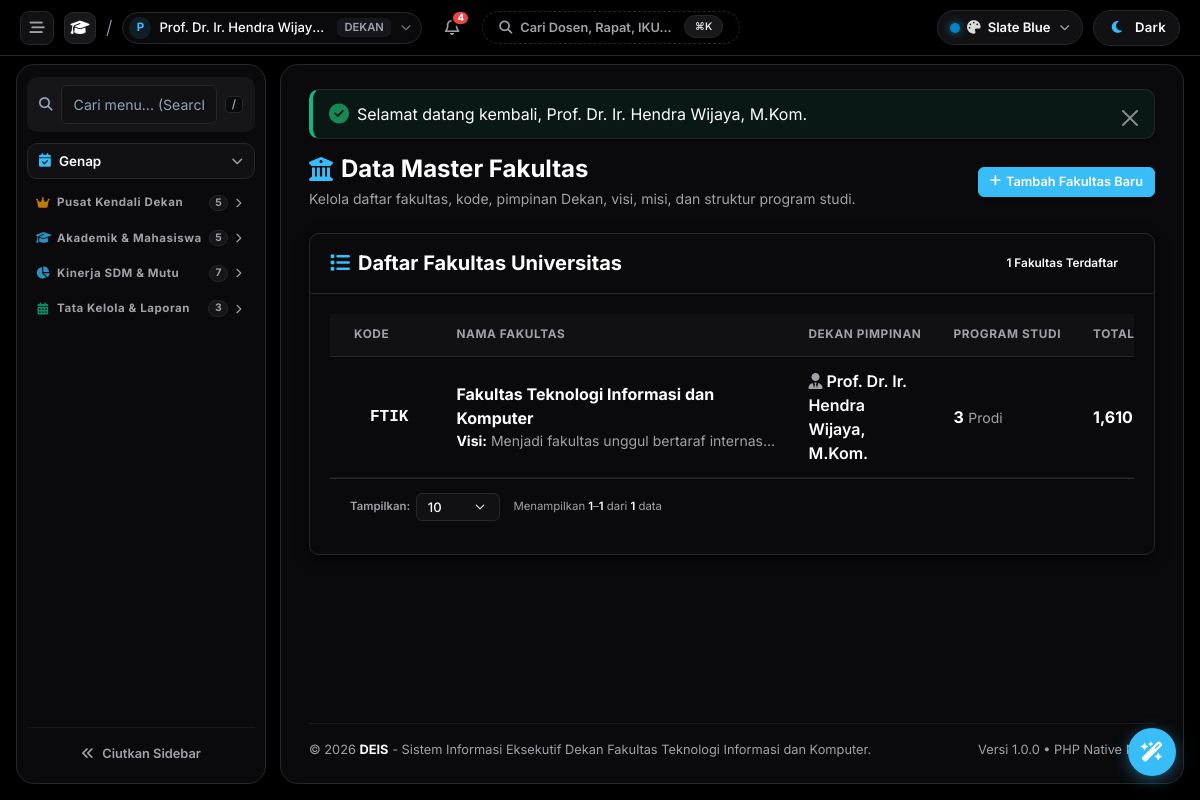
The app's page /master/faculties (signed in) with its own data.
### tables this page shows
CREATE TABLE `academic_years` (
  `id` int(11) NOT NULL AUTO_INCREMENT,
  `name` varchar(30) NOT NULL,
  `semester` enum('Ganjil','Genap') NOT NULL,
  `is_active` tinyint(1) DEFAULT 0,
  `start_date` date NOT NULL,
  `end_date` date NOT NULL,
  `created_at` timestamp NOT NULL DEFAULT current_timestamp(),
  PRIMARY KEY (`id`)
);

CREATE TABLE `faculties` (
  `id` int(11) NOT NULL AUTO_INCREMENT,
  `code` varchar(20) NOT NULL,
  `name` varchar(150) NOT NULL,
  `dean_name` varchar(150) NOT NULL,
  `vision` text DEFAULT NULL,
  `mission` text DEFAULT NULL,
  `created_at` timestamp NOT NULL DEFAULT current_timestamp(),
  PRIMARY KEY (`id`),
  UNIQUE KEY `code` (`code`)
);

### app/views/master/faculties.php (the view, shortened to what the rows shown need)
<div class="d-flex align-items-center justify-content-between mb-4 flex-wrap gap-3">
    <div>
        <h4 class="fw-bold text-body mb-1 d-flex align-items-center gap-2">
            <i class="fa-solid fa-building-columns text-primary"></i> Data Master Fakultas
        </h4>
        <p class="text-muted small mb-0">Kelola daftar fakultas, kode, pimpinan Dekan, visi, misi, dan struktur program studi.</p>
    </div>
    <div class="page-header-actions">
        <button type="button" class="btn btn-sm btn-primary rounded-3 px-3 shadow-sm d-flex align-items-center gap-2" data-bs-toggle="modal" data-bs-target="#modalAddFaculty">
            <i class="fa-solid fa-plus"></i> Tambah Fakultas Baru
        </button>
    </div>
</div>
<div class="card border-0 shadow-sm rounded-4 mb-4">
    <div class="card-header bg-transparent border-bottom border-light-subtle py-3 px-4 d-flex align-items-center justify-content-between flex-wrap gap-2">
        <h5 class="card-title fw-bold mb-0 text-body d-flex align-items-center gap-2">
            <i class="fa-solid fa-list text-primary"></i> Daftar Fakultas Universitas
        </h5>
        <span class="badge badge-soft-primary px-3 py-2"><?= count($faculties) ?> Fakultas Terdaftar</span>
    </div>
    <div class="card-body p-0">
        <div class="table-responsive">
            <table class="table table-hover align-middle mb-0" data-auto-paginate="10">
                <thead class="bg-body-secondary bg-opacity-50 text-muted small text-uppercase">
                    <tr>
                        <th class="ps-4">Kode</th>
                        <th>Nama Fakultas</th>
                        <th>Dekan Pimpinan</th>
                        <th>Program Studi</th>
                        <th>Total Mahasiswa</th>
                    </tr>
                </thead>
                <tbody>
                    <?php foreach ($faculties as $f): ?>
                        <tr>
                            <td class="ps-4">
                                <span class="badge badge-soft-primary font-monospace fs-6 px-3 py-1"><?= htmlspecialchars($f['code'], ENT_QUOTES, 'UTF-8') ?></span>
                            </td>
                            <td>
                                <div class="fw-bold text-body fs-6"><?= htmlspecialchars($f['name'], ENT_QUOTES, 'UTF-8') ?></div>
                                <small class="text-muted text-truncate d-block" style="max-width: 320px;">
                                    <strong>Visi:</strong> <?= htmlspecialchars($f['vision'] ?? '-', ENT_QUOTES, 'UTF-8') ?>
                                </small>
                            </td>
                            <td>
                                <div class="fw-semibold text-body"><i class="fa-solid fa-user-tie text-muted me-1"></i><?= htmlspecialchars($f['dean_name'] ?? '-', ENT_QUOTES, 'UTF-8') ?></div>
                            </td>
                            <td>
                                <strong class="text-body"><?= $f['study_programs_count'] ?? 0 ?></strong> <span class="text-muted small">Prodi</span>
                            </td>
                            <td>
                                <strong class="text-body"><?= number_format($f['total_students'] ?? 0) ?></strong> <span class="text-muted small">Mhs</span>
                            </td>
                        </tr>
                    <?php endforeach; ?>
                </tbody>
            </table>
        </div>
    </div>
</div>

### app/views/components/sidebar.php (shortened to what the rows shown need)
<?php
$currentPath = parse_url($_SERVER['REQUEST_URI'] ?? '', PHP_URL_PATH) ?? '';
$currentRole = 'dekan';
try {
    $currentRole = AuthHelper::role();
} catch (\Throwable $e) {
    $currentRole = $_SESSION['role'] ?? 'dekan';
    $currentUser = $_SESSION['user'] ?? ['name' => 'Pengguna', 'email' => ''];
}
if (!function_exists('isGroupActive')) {
    function isGroupActive(array $paths, string $currentPath): bool {
        return false;
    }
}
$activeYearNama = '2025/2026 Genap';
try {
    $ayModel = new AcademicYear();
    $listAcademicYears = $ayModel->all('id DESC');
    foreach ($listAcademicYears as $ay) {
        if (!empty($ay['is_active'])) {
            $activeYearNama = ($ay['year'] ?? '') . ' ' . ucfirst($ay['semester'] ?? '');
            break;
        }
    }
} catch (\Throwable $e) {
    $activeYearNama = '2025/2026 Genap';
}
?>
<aside class="sidebar" id="appSidebar">
    <div class="sidebar-search-box">
        <i class="fa-solid fa-magnifying-glass search-icon"></i>
        <input type="text" id="sidebarSearchInput" placeholder="Cari menu... (Search)" autocomplete="off" spellcheck="false">
        <span class="sidebar-kbd" title="Tekan '/' untuk mencari menu">/</span>
    </div>
    <div class="sidebar-branch-pill-wrapper" id="branchPillWrapper">
        <button type="button" class="sidebar-branch-pill" id="branchPillBtn" onclick="window.toggleBranchDropdown(event)" title="Semester Akademik: <?= htmlspecialchars($activeYearNama) ?>">
            <span class="branch-pill-left">
                <i class="fa-solid fa-calendar-check"></i>
                <span id="activeSemesterText"><?= htmlspecialchars($activeYearNama) ?></span>
            </span>
            <i class="fa-solid fa-chevron-down branch-pill-icon"></i>
        </button>
    </div>
    <div class="sidebar-scrollable" id="sidebarScrollable">
        <?php if ($currentRole === 'dekan'): ?>
            <?php $grpExec = isGroupActive(['dashboard', 'command-center', 'strategic'], $currentPath); ?>
            <div class="sidebar-group <?= $grpExec ? 'expanded' : '' ?>">
                <button type="button" class="sidebar-group-header" onclick="window.toggleSidebarGroup(this)">
                    <span class="sidebar-section-title">
                        <i class="fa-solid fa-crown group-icon" style="color: #f59e0b;"></i>
                        <span>Pusat Kendali Dekan</span>
                    </span>
                    <div class="sidebar-group-meta">
                        <span class="sidebar-group-badge">5</span>
                        <i class="fa-solid fa-chevron-down group-chevron"></i>
                    </div>
                </button>
            </div>
            <?php $grpAcad = isGroupActive(['academic', 'students'], $currentPath); ?>
            <div class="sidebar-group <?= $grpAcad ? 'expanded' : '' ?>">
                <button type="button" class="sidebar-group-header" onclick="window.toggleSidebarGroup(this)">
                    <span class="sidebar-section-title">
                        <i class="fa-solid fa-graduation-cap group-icon" style="color: var(--primary);"></i>
                        <span>Akademik & Mahasiswa</span>
                    </span>
                    <div class="sidebar-group-meta">
                        <span class="sidebar-group-badge">5</span>
                        <i class="fa-solid fa-chevron-down group-chevron"></i>
                    </div>
                </button>
            </div>
            <?php $grpMon = isGroupActive(['lecturers', 'accreditation', 'quality', 'cooperations', 'finances'], $currentPath); ?>
            <div class="sidebar-group <?= $grpMon ? 'expanded' : '' ?>">
                <button type="button" class="sidebar-group-header" onclick="window.toggleSidebarGroup(this)">
                    <span class="sidebar-section-title">
                        <i class="fa-solid fa-chart-pie group-icon" style="color: #38bdf8;"></i>
                        <span>Kinerja SDM & Mutu</span>
                    </span>
                    <div class="sidebar-group-meta">
                        <span class="sidebar-group-badge">7</span>
                        <i class="fa-solid fa-chevron-down group-chevron"></i>
                    </div>
                </button>
            </div>
            <?php $grpGov = isGroupActive(['meetings', 'reports'], $currentPath); ?>
            <div class="sidebar-group <?= $grpGov ? 'expanded' : '' ?>">
                <button type="button" class="sidebar-group-header" onclick="window.toggleSidebarGroup(this)">
                    <span class="sidebar-section-title">
                        <i class="fa-solid fa-calendar-days group-icon" style="color: #10b981;"></i>
                        <span>Tata Kelola & Laporan</span>
                    </span>
                    <div class="sidebar-group-meta">
                        <span class="sidebar-group-badge">3</span>
                        <i class="fa-solid fa-chevron-down group-chevron"></i>
                    </div>
                </button>
            </div>
        <?php endif; ?>
    </div>
    <div class="sidebar-footer">
        <button type="button" class="sidebar-footer-collapse-btn" onclick="window.toggleSidebarCollapse()" title="Ciutkan Sidebar (Ctrl+B)">
            <i class="fa-solid fa-angles-left collapse-icon" id="sidebarCollapseIcon"></i>
            <span class="collapse-label">Ciutkan Sidebar</span>
        </button>
    </div>
</aside>

### app/views/components/footer.php (shortened to what the rows shown need)
<footer class="main-footer">
    <div>
        © <?= date('Y') ?> <strong><?= $appConfig['short_name'] ?></strong> - Sistem Informasi Eksekutif Dekan <?= htmlspecialchars($activeFacultyName ?? 'Fakultas') ?>.
    </div>
    <div>
        Versi <?= $appConfig['version'] ?? '1.0.0' ?> • PHP Native MVC
    </div>
</footer>

### records on screen
academic_years: semester "Genap"
faculties: code "FTIK", name "Fakultas Teknologi Informasi dan Komputer", vision "Menjadi fakultas unggul bertaraf internas…", dean_name "Prof. Dr. Ir. Hendra Wijaya, M.Kom.", study_programs_count "3", total_students "1,610"

### other values on screen
substr($currentUser['name'] ?? 'U', 0, 1) "P"
$currentUser['name'] "Prof. Dr. Ir. Hendra Wijay…"
$currentRole "DEKAN"
$unreadCount "4"
$message "Selamat datang kembali, Prof. Dr. Ir. Hendra Wijaya, M.Kom."
count($faculties) "1"
$appConfig['short_name'] "DEIS"
$appConfig['version'] "1.0.0"
